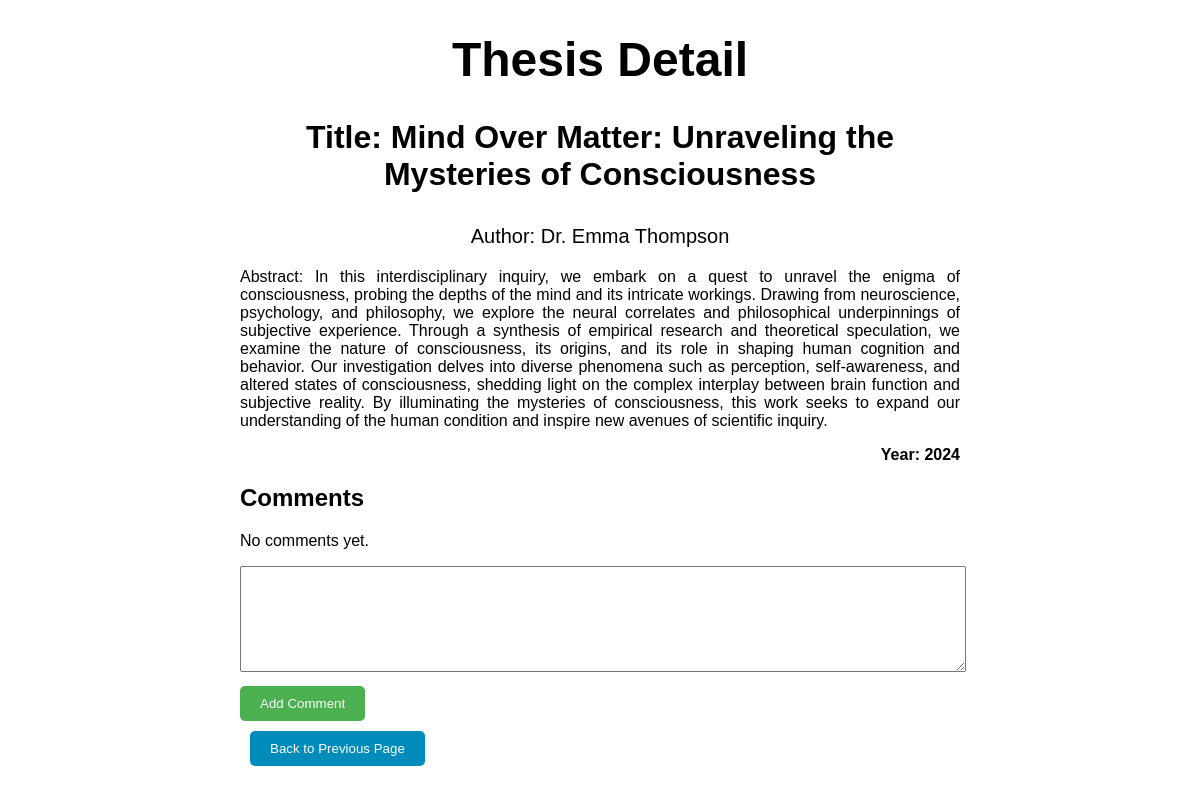
The app's page /5/ with its own data.
### authors/models.py (models this page shows, shortened)
class Thesis(models.Model):
    title = models.CharField(max_length=200)
    author = models.CharField(max_length=100)
    abstract = models.TextField()
    year = models.IntegerField()

### authors/views.py (the view)
# urls.py: path('<int:thesis_id>/', views.thesis_detail, name='thesis_detail'),
def thesis_detail(request, thesis_id):
    thesis = get_object_or_404(Thesis, pk=thesis_id)
    return render(request, 'thesis_detail.html', {'thesis': thesis})

### authors/templates/thesis_detail.html (shortened to what this page needs)
<!DOCTYPE html>
<html lang="en">
<head>
    {% load static %}
    <link rel="stylesheet" type="text/css" href="{% static 'detail_style.css' %}">
</head>
<body>
    <h1>Thesis Detail</h1>
    <p class="thesis-title">Title: {{ thesis.title }}</p>
    <p class="author">Author: {{ thesis.author }}</p>
    <p class="abstract">Abstract: {{ thesis.abstract }}</p>
    <p class="year">Year: {{ thesis.year }}</p>
    <h2>Comments</h2>
    {% for comment in thesis.comments.all %}
        <div class="comment">
            <p>{{ comment.text }}</p>
            <p class="info">Posted on: {{ comment.created_at }}</p>
        </div>
    {% empty %}
        <p>No comments yet.</p>
    {% endfor %}
    <form method="post" action="{% url 'add_comment_to_thesis' thesis.pk %}">
        <textarea name="comment_text" class="comment-textarea"></textarea><br>
        <button type="submit" class="comment-btn">Add Comment</button>
    </form>
    <div id="back-btn">
        <button onclick="goBack()" class="btn">Back to Previous Page</button>
    </div>
</body>
</html>

### mystaticfiles/detail_style.css (style rules this page uses)
body { max-width: 60%; margin: auto; font-family: 'Century Gothic', sans-serif; }
h1 { font-size: 3rem; text-align: center; }
.thesis-title { font-size: 2rem; text-align: center; font-weight: bold; }
.author { font-size: 20px; text-align: center; }
.abstract { text-align: justify; }
.year { text-align: right; font-weight: bold; }
.comment-textarea { width: 100%; height: 100px; margin-bottom: 10px; resize: vertical; }
.comment-btn { padding: 10px 20px; border: none; border-radius: 5px; background-color: #4CAF50; color: white; cursor: pointer; }
#back-btn { padding: 10px; }
.btn { background-color: #008CBA; color: white; padding: 10px 20px; border: none; border-radius: 5px; cursor: pointer; }

### records on screen
Thesis: title "Mind Over Matter: Unraveling the Mysteries of Consciousness", author "Dr. Emma Thompson", abstract "In this interdisciplinary inquiry, we embark on a quest to unravel the enigma of consciousness, probing the depths of the mind and its intricate workings. Drawing from neuroscience, psychology, and philosophy, we explore the neural correlates and philosophical underpinnings of subjective experience. Through a synthesis of empirical research and theoretical speculation, we examine the nature of consciousness, its origins, and its role in shaping human cognition and behavior. Our investigation delves into diverse phenomena such as perception, self-awareness, and altered states of consciousness, shedding light on the complex interplay between brain function and subjective reality. By…", year "2024"
